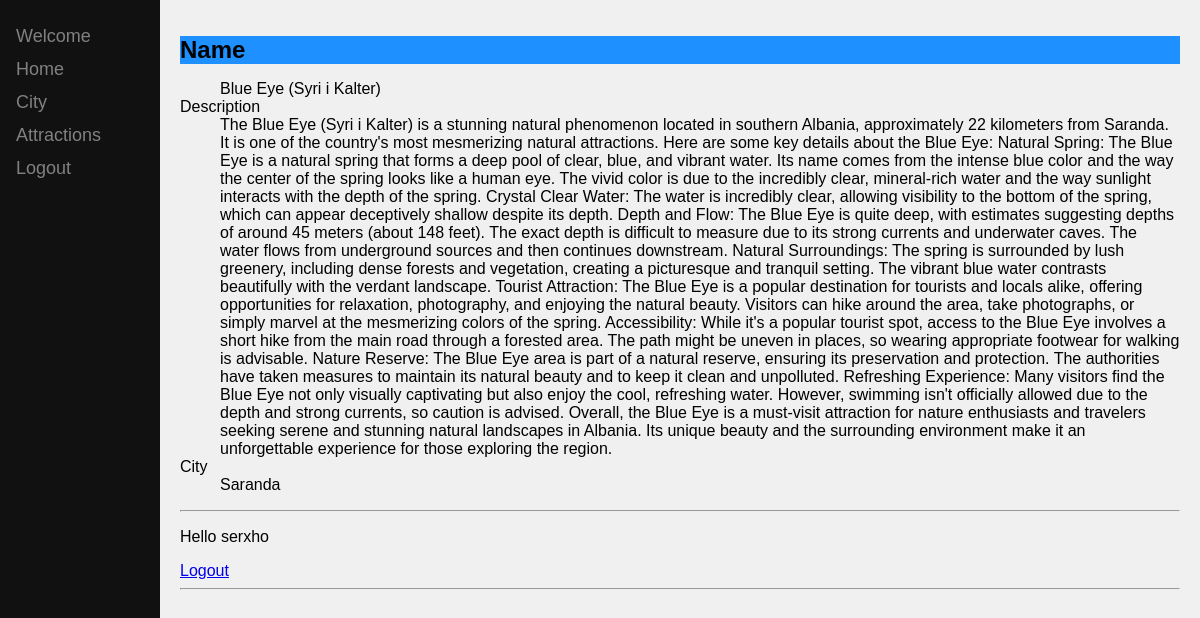
Page /albania/attraction/8 (signed in) on the committed database.
### albania/models.py (models this page shows, shortened)
class Attraction(models.Model):
    name = models.CharField(max_length=100)
    description = models.TextField()
    city = models.ForeignKey(City, on_delete=models.CASCADE)
    image = models.ImageField(upload_to='attraction_images/')
    class Meta:
        ordering = ['name']

class City(models.Model):
    name = models.CharField(max_length=100)
    description = models.TextField()
    population = models.PositiveIntegerField(null=True)
    location = models.CharField(max_length=255)
    image = models.ImageField(null=True)
    def __str__(self):
        return self.name
    class Meta:
        ordering = ['name']

### albania/views.py (the view)
# urls.py: path('attraction/<int:id>', views.attraction_detail, name='attraction'),
@login_required(login_url='albania')
def attraction_detail(request, id):
    attraction = get_object_or_404(Attraction, pk=id)
    return render(request, 'albania/attraction_detail.html', {"attraction": attraction})

### albania/templates/albania/attraction_detail.html (shortened to what this page needs)
{% extends 'albania/navbar.html' %}
{% load static %}
        {% block content %}
    <link rel="stylesheet" type="text/css" href="{% static 'citi_detail.css' %}">
    <dl>
        <h1 style="background-color:DodgerBlue;">Name</h1>
        <dd >{{ attraction.name }}</dd>
        <dt>Description</dt>
        <dd>{{ attraction.description }}</dd>
        <dt>City</dt>
        <dd>{{ attraction.city }}</dd>
    </dl>
{% endblock  %}

### albania/templates/albania/navbar.html (shortened to what this page needs)
<!DOCTYPE html>
<html lang="en">
<head>
</head>
<body>
    <div class="sidenav">
        <a href="{% url 'index' %}">Welcome</a>
        <a href="{% url 'albania'%}">Home</a>
        <a href="{% url 'city' %}"> City</a>
        <a href="{% url 'attraction' %}"> Attractions</a>
        {% if request.user.is_authenticated %}
        <a href="{% url 'logout' %}">Logout</a>
        {% else %}
        <a href="{% url 'login' %}">Login  </a>
        {% endif %}
    </div>
    <div class="main">
        {% block content %}{% endblock %}
         <hr>
        {% if request.user.is_authenticated %}
        <p>Hello {{request.user}}</p>
        <a href="{% url 'logout' %}">Logout</a>
        {% else %}
        <a href="{% url 'login' %}">Login  </a> for more
        {% endif %}
        <hr>
    </div>
</body>
</html>

### static/citi_detail.css (style rules this page uses)
body { font-family: Arial, sans-serif; background-color: #f0f0f0; margin:0; padding:0; }
h1 { font-size: 24px; }

### albania/templates/albania/navbar.html (style rules this page uses)
.sidenav { height: 100%; width: 160px; position: fixed; z-index: 1; top: 0; left: 0; background-color: #111; overflow-x: hidden; padding-top: 20px; }
.sidenav a { padding: 6px 8px 6px 16px; text-decoration: none; font-size: 18px; color: #818181; display: block; }
.main { margin-left: 160px; padding: 20px; }

### rows in the picture
Attraction: name "Blue Eye (Syri i Kalter)", description "The Blue Eye (Syri i Kalter) is a stunning natural phenomenon located in southern Albania, approximately 22 kilometers from Saranda. It is one of the country's most mesmerizing natural attractions. Here are some key details about the Blue Eye: Natural Spring: The Blue Eye is a natural spring that forms a deep pool of clear, blue, and vibrant water. Its name comes from the intense blue color and the way the center of the spring looks like a human eye. The vivid color is due to the incredibly clear, mineral-rich water and the way sunlight interacts with the depth of the spring. Crystal Clear Water: The water is incredibly clear, allowing visibility to the bottom of the spring, which can…", city "Saranda"

### other values in the picture
{{ request.user }} "serxho"
